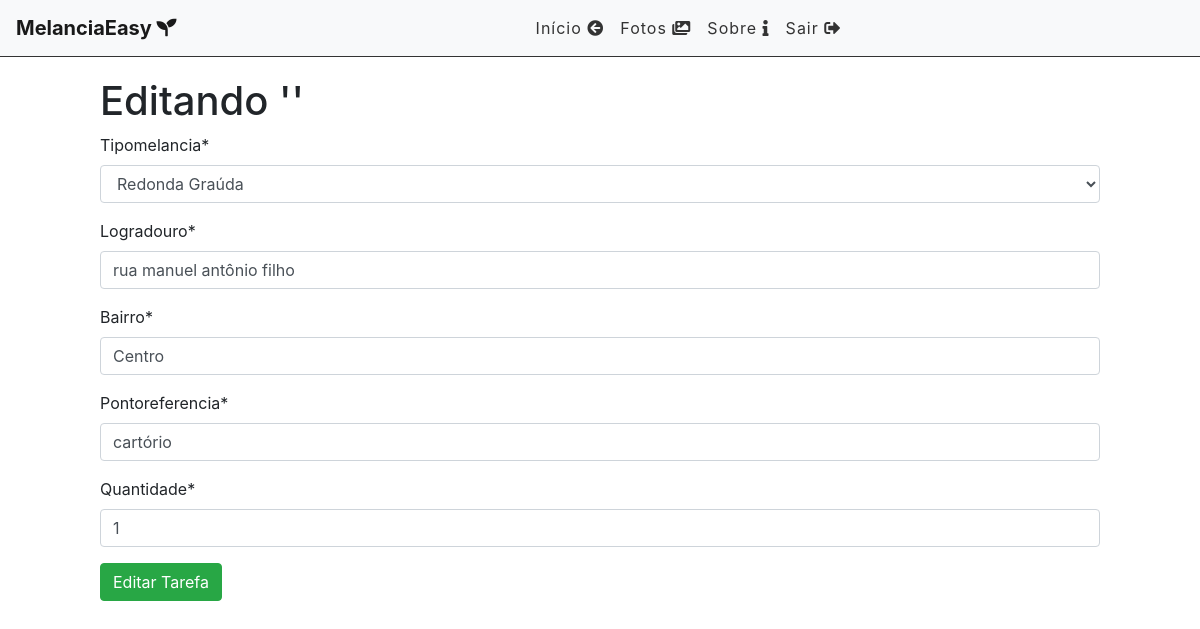
Screenshot of /edit/4 (signed in) with the database file from the repository.
### cliente/models.py (models this page shows, shortened)
class Pedido(models.Model):
    STATUS = (
        ('doing', 'Esperando pedido'),
        ('done', 'Pedido entregue'),
    )
    STATUSTIPO = (
        ('rgrauda', 'Redonda Graúda'),
        ('rmedia', 'Redonda Média'),
        ('rmiuda', 'Redonda Miúda'),
    )
    VALOR = 0.00
    STATUSVALOR = (
        (VALOR, 'Valor não disponível')
    )
    quantidade = models.IntegerField(default=1)
    vendedor = models.CharField(max_length=30, default='Roberto')
    tipomelancia = models.CharField(max_length=7,choices=STATUSTIPO)
    logradouro = models.CharField(max_length=100)
    bairro = models.CharField(max_length=50)
    pontoreferencia = models.CharField(max_length=100)
    valor = models.FloatField(default = VALOR)
    done = models.CharField(
        max_length=5,
        choices=STATUS,
    )
    comentario = models.TextField(max_length=200, default='Sem comentário')
    user = models.ForeignKey(get_user_model(), on_delete=models.CASCADE)
    created_at = models.DateTimeField(auto_now_add=True)
    updated_at = models.DateTimeField(auto_now=True)

### cliente/views.py (the view)
# urls.py: path('edit/<int:id>', views.editPedido, name="edit-pedido"),
@login_required
def editPedido(request, id):
    pedido = get_object_or_404(Pedido, pk=id)
    form = PedidoForm(instance=pedido)
    if(request.method == 'POST'):
        form = PedidoForm(request.POST, instance=pedido)
        if(form.is_valid()):
            pedido.save()
            return redirect('/')
        else:
            return render(reuquest, 'cliente/editpedido.html', {'form': form, 'pedido': pedido})
    else:
        return render(request, 'cliente/editpedido.html', {'form': form, 'pedido': pedido})

### cliente/forms.py
class PedidoForm(forms.ModelForm):
    class Meta:
        model = Pedido
        fields = ('tipomelancia', 'logradouro','bairro', 'pontoreferencia','quantidade')

### cliente/templates/cliente/editpedido.html (shortened to what this page needs)
{% extends 'base.html' %}
{% load crispy_forms_tags %}
{% block content %}
<div class="offset-1 col-10 list-div">
    <h1>Editando '{{pedido.title}}'</h1>
    <form method="POST">
        {{ form|crispy }}
        <input type="submit" class="btn btn-success" value="Editar Tarefa">
    </form>
</div>
{% endblock %}

### cliente/static/css/style.css (style rules this page uses)
.list-div { padding: 0; }

### rows the page displays
Pedido: tipomelancia "Redonda Graúda", logradouro "rua manuel antônio filho", bairro "Centro", pontoreferencia "cartório", quantidade "1"
